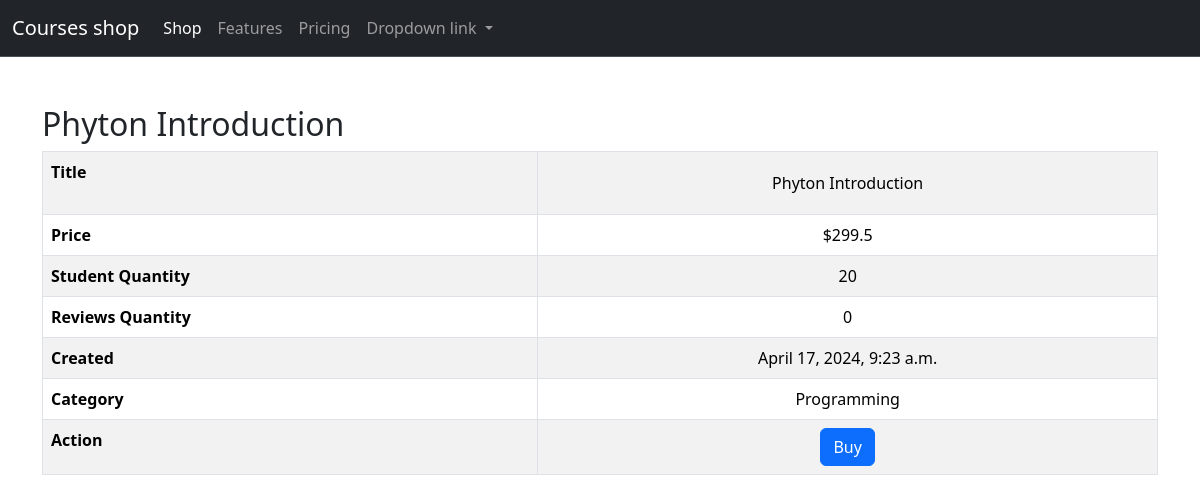
Page /shop/course_detail/1/ on the earlier database version.
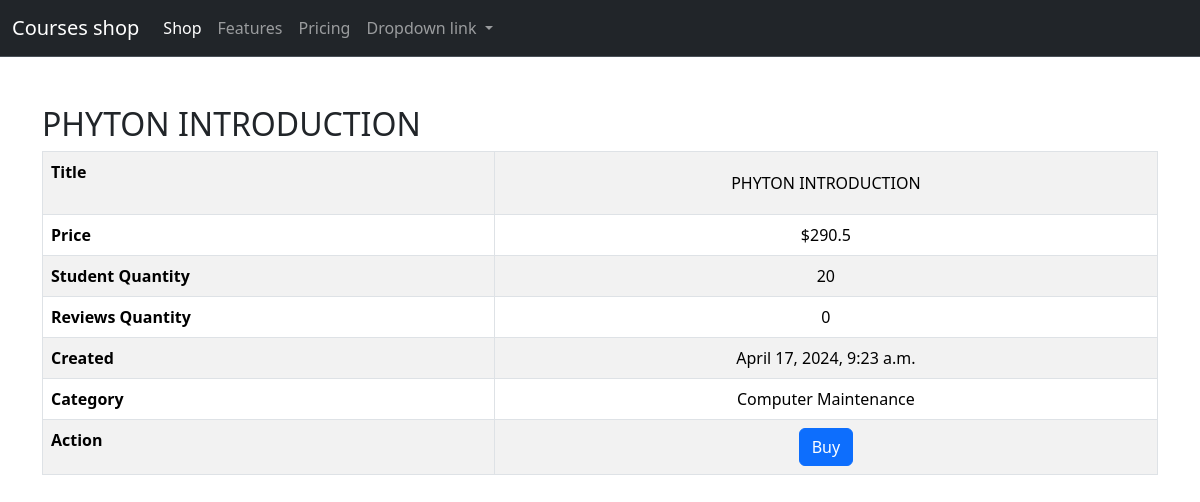
Same page on the later database version.
### shop/models.py (models this page shows, shortened)
class Course(models.Model):
    title = models.CharField(max_length=255)
    price = models.FloatField()
    students_qty = models.IntegerField()
    reviews_qty = models.IntegerField()
    created_at = models.DateTimeField(default=timezone.now)
    category = models.ForeignKey(Category, on_delete=models.CASCADE)

class Category(models.Model):
    title = models.CharField(max_length=300)
    created_at = models.DateTimeField(default=timezone.now)

### shop/views.py (the view)
def course_detail(request, course_id):
    try:
        course = Course.objects.get(pk=course_id)
        return render(request, "courses/course_detail.html", {"course": course})
    except Course.DoesNotExist as e:
        print(e)
        return render(
            request, "error_not_found/error_not_found.html", {"error": e}, status=404
        )

### shop/templatetags/custom_filters.py (called while the page is built)
@register.filter(name="split_first")
def split_first(value, delimiter=" "):
    parts = value.split(delimiter)
    return parts[0] if parts else value

### templates/courses/course_detail.html (shortened to what this page needs)
{% extends "base.html" %}
{% load custom_filters %}
{%block content%}
<h2>{{course.title}}</h2>
<table class="table table-striped table-bordered table-hover">
    <tbody>
    <tr>
        <th>Title</th>
        <td class="text-center" style="padding: 0;">
            <a href="{% url 'courses:detail' course.id %}"
               style="display: block; width: 100%; height: 100%; padding: 20px; color: inherit; text-decoration: none; line-height: normal;">
                {{ course.title }}
            </a>
        </td>
    </tr>
    <tr>
        <th>Price</th>
        <td class="text-center">${{ course.price }}</td>
    </tr>
    <tr>
        <th>Student Quantity</th>
        <td class="text-center">{{ course.students_qty }}</td>
    </tr>
    <tr>
        <th>Reviews Quantity</th>
        <td class="text-center">{{ course.reviews_qty }}</td>
    </tr>
    <tr>
        <th>Created</th>
        <td class="text-center">{{ course.created_at }}</td>
    </tr>
    <tr>
        <th>Category</th>
        <td class="text-center">{{ course.category.title }}</td>
    </tr>
    <tr>
        <th>Action</th>
        <td class="text-center">
            <button class="btn btn-primary">Buy</button>
        </td>
    </tr>
    </tbody>
</table>
{%endblock%}

Differences in the rows shown:
changed Course: title "Phyton Introduction" → "PHYTON INTRODUCTION"; price "299.5" → "290.5"; category "Programming" → "Computer Maintenance"
